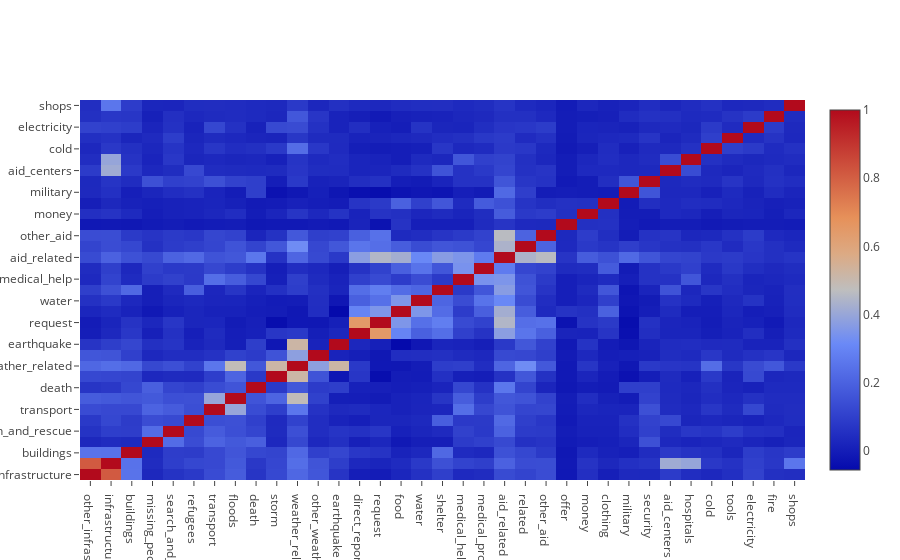

Write notebook code for a chart like this one.
### Code cell
trace = go.Heatmap(
    x=correlations.index.values,
    y=correlations.index.values,
    z=correlations.values
)
data=[trace]
iplot(data)

### Figure 1 — Plotly figure (JSON) as saved in the notebook; plotly's stock layout.template omitted (floating-point values rounded to 4 significant figures; data arrays with more than 128 entries replaced by an {"elided": "..."} marker saying what was removed)
{"data": [{"type": "heatmap", "uid": "ab373992-edc4-11e8-80bf-a45e60b95ee1", "x": ["other_infrastructure", "infrastructure_related", "buildings", "missing_people", "search_and_rescue", "refugees", "transport", "floods", "death", "storm", "weather_related", "other_weather", "earthquake", "direct_report", "request", "food", "water", "shelter", "medical_help", "medical_products", "aid_related", "related", "other_aid", "offer", "money", "clothing", "military", "security", "aid_centers", "hospitals", "cold", "tools", "electricity", "fire", "shops"], "y": ["other_infrastructure", "infrastructure_related", "buildings", "missing_people", "search_and_rescue", "refugees", "transport", "floods", "death", "storm", "weather_related", "other_weather", "earthquake", "direct_report", "request", "food", "water", "shelter", "medical_help", "medical_products", "aid_related", "related", "other_aid", "offer", "money", "clothing", "military", "security", "aid_centers", "hospitals", "cold", "tools", "electricity", "fire", "shops"], "z": {"elided": "35x35 float values"}}], "layout": {}}
